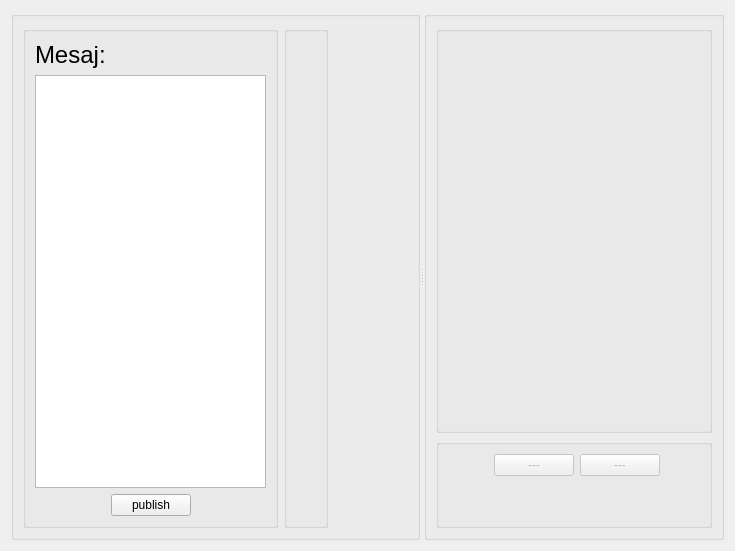
<?xml version="1.0" encoding="UTF-8"?>
<ui version="4.0">
 <class>Widget</class>
 <widget class="QWidget" name="Widget">
  <property name="enabled">
   <bool>true</bool>
  </property>
  <property name="geometry">
   <rect>
    <x>0</x>
    <y>0</y>
    <width>735</width>
    <height>551</height>
   </rect>
  </property>
  <property name="sizePolicy">
   <sizepolicy hsizetype="Expanding" vsizetype="Expanding">
    <horstretch>0</horstretch>
    <verstretch>0</verstretch>
   </sizepolicy>
  </property>
  <property name="windowTitle">
   <string>Widget</string>
  </property>
  <layout class="QGridLayout" name="gridLayout">
   <item row="0" column="0">
    <widget class="QSplitter" name="splitter">
     <property name="orientation">
      <enum>Qt::Horizontal</enum>
     </property>
     <property name="childrenCollapsible">
      <bool>false</bool>
     </property>
     <widget class="QGroupBox" name="groupBox">
      <property name="sizePolicy">
       <sizepolicy hsizetype="Expanding" vsizetype="Expanding">
        <horstretch>0</horstretch>
        <verstretch>0</verstretch>
       </sizepolicy>
      </property>
      <property name="title">
       <string/>
      </property>
      <layout class="QHBoxLayout" name="horizontalLayout">
       <item>
        <widget class="QGroupBox" name="groupBox_2">
         <property name="sizePolicy">
          <sizepolicy hsizetype="Expanding" vsizetype="Expanding">
           <horstretch>0</horstretch>
           <verstretch>0</verstretch>
          </sizepolicy>
         </property>
         <property name="title">
          <string/>
         </property>
         <layout class="QVBoxLayout" name="verticalLayout_3">
          <item>
           <widget class="QLabel" name="mainLabel">
            <property name="font">
             <font>
              <pointsize>18</pointsize>
             </font>
            </property>
            <property name="text">
             <string>Mesaj:</string>
            </property>
           </widget>
          </item>
          <item>
           <widget class="QTextEdit" name="textEdit">
            <property name="font">
             <font>
              <pointsize>14</pointsize>
             </font>
            </property>
           </widget>
          </item>
          <item>
           <layout class="QHBoxLayout" name="horizontalLayout_2">
            <item>
             <spacer name="horizontalSpacer_2">
              <property name="orientation">
               <enum>Qt::Horizontal</enum>
              </property>
              <property name="sizeHint" stdset="0">
               <size>
                <width>40</width>
                <height>20</height>
               </size>
              </property>
             </spacer>
            </item>
            <item>
             <widget class="QPushButton" name="sendMessageButton">
              <property name="sizePolicy">
               <sizepolicy hsizetype="Fixed" vsizetype="Fixed">
                <horstretch>0</horstretch>
                <verstretch>0</verstretch>
               </sizepolicy>
              </property>
              <property name="text">
               <string>publish</string>
              </property>
             </widget>
            </item>
            <item>
             <spacer name="horizontalSpacer_3">
              <property name="orientation">
               <enum>Qt::Horizontal</enum>
              </property>
              <property name="sizeHint" stdset="0">
               <size>
                <width>40</width>
                <height>20</height>
               </size>
              </property>
             </spacer>
            </item>
           </layout>
          </item>
         </layout>
        </widget>
       </item>
       <item>
        <widget class="QGroupBox" name="groupBox_4">
         <property name="title">
          <string/>
         </property>
         <layout class="QVBoxLayout" name="verticalLayout_4">
          <item>
           <spacer name="verticalSpacer">
            <property name="orientation">
             <enum>Qt::Vertical</enum>
            </property>
            <property name="sizeType">
             <enum>QSizePolicy::Fixed</enum>
            </property>
            <property name="sizeHint" stdset="0">
             <size>
              <width>20</width>
              <height>240</height>
             </size>
            </property>
           </spacer>
          </item>
         </layout>
        </widget>
       </item>
       <item>
        <spacer name="horizontalSpacer">
         <property name="orientation">
          <enum>Qt::Horizontal</enum>
         </property>
         <property name="sizeType">
          <enum>QSizePolicy::Fixed</enum>
         </property>
         <property name="sizeHint" stdset="0">
          <size>
           <width>80</width>
           <height>20</height>
          </size>
         </property>
        </spacer>
       </item>
      </layout>
     </widget>
     <widget class="QGroupBox" name="itlGroupBox">
      <property name="minimumSize">
       <size>
        <width>300</width>
        <height>500</height>
       </size>
      </property>
      <property name="title">
       <string/>
      </property>
      <layout class="QVBoxLayout" name="verticalLayout_5">
       <item>
        <widget class="QGroupBox" name="itlTrafficLightBox">
         <property name="minimumSize">
          <size>
           <width>0</width>
           <height>100</height>
          </size>
         </property>
         <property name="title">
          <string/>
         </property>
         <layout class="QVBoxLayout" name="verticalLayout_7">
          <item>
           <widget class="QWidget" name="widgetITL" native="true">
            <property name="sizePolicy">
             <sizepolicy hsizetype="Expanding" vsizetype="Expanding">
              <horstretch>0</horstretch>
              <verstretch>0</verstretch>
             </sizepolicy>
            </property>
            <property name="minimumSize">
             <size>
              <width>0</width>
              <height>240</height>
             </size>
            </property>
            <layout class="QHBoxLayout" name="horizontalLayout_4"/>
           </widget>
          </item>
         </layout>
        </widget>
       </item>
       <item>
        <widget class="QGroupBox" name="controlsBox">
         <property name="minimumSize">
          <size>
           <width>0</width>
           <height>30</height>
          </size>
         </property>
         <property name="title">
          <string/>
         </property>
         <layout class="QVBoxLayout" name="verticalLayout_6">
          <item>
           <layout class="QVBoxLayout" name="verticalLayout">
            <item>
             <layout class="QHBoxLayout" name="horizontalLayout_3">
              <item>
               <spacer name="horizontalSpacer_4">
                <property name="orientation">
                 <enum>Qt::Horizontal</enum>
                </property>
                <property name="sizeHint" stdset="0">
                 <size>
                  <width>40</width>
                  <height>20</height>
                 </size>
                </property>
               </spacer>
              </item>
              <item>
               <widget class="QPushButton" name="sendMessageButton_2">
                <property name="enabled">
                 <bool>false</bool>
                </property>
                <property name="sizePolicy">
                 <sizepolicy hsizetype="Fixed" vsizetype="Fixed">
                  <horstretch>0</horstretch>
                  <verstretch>0</verstretch>
                 </sizepolicy>
                </property>
                <property name="text">
                 <string>---</string>
                </property>
               </widget>
              </item>
              <item>
               <widget class="QPushButton" name="sendMessageButton_3">
                <property name="enabled">
                 <bool>false</bool>
                </property>
                <property name="sizePolicy">
                 <sizepolicy hsizetype="Fixed" vsizetype="Fixed">
                  <horstretch>0</horstretch>
                  <verstretch>0</verstretch>
                 </sizepolicy>
                </property>
                <property name="text">
                 <string>---</string>
                </property>
               </widget>
              </item>
              <item>
               <spacer name="horizontalSpacer_5">
                <property name="orientation">
                 <enum>Qt::Horizontal</enum>
                </property>
                <property name="sizeType">
                 <enum>QSizePolicy::Fixed</enum>
                </property>
                <property name="sizeHint" stdset="0">
                 <size>
                  <width>40</width>
                  <height>20</height>
                 </size>
                </property>
               </spacer>
              </item>
             </layout>
            </item>
            <item>
             <spacer name="verticalSpacer_2">
              <property name="orientation">
               <enum>Qt::Vertical</enum>
              </property>
              <property name="sizeType">
               <enum>QSizePolicy::Fixed</enum>
              </property>
              <property name="sizeHint" stdset="0">
               <size>
                <width>20</width>
                <height>40</height>
               </size>
              </property>
             </spacer>
            </item>
           </layout>
          </item>
         </layout>
        </widget>
       </item>
      </layout>
     </widget>
    </widget>
   </item>
  </layout>
 </widget>
 <resources/>
 <connections/>
</ui>
